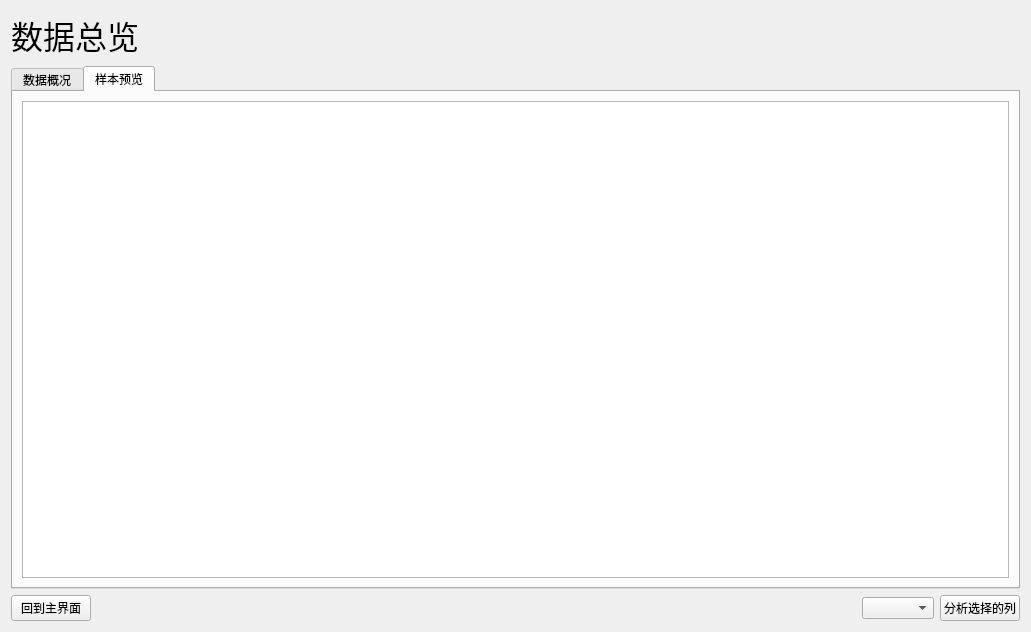
<?xml version="1.0" encoding="UTF-8"?>
<ui version="4.0">
 <class>ui_overview</class>
 <widget class="QWidget" name="ui_overview">
  <property name="geometry">
   <rect>
    <x>0</x>
    <y>0</y>
    <width>1031</width>
    <height>632</height>
   </rect>
  </property>
  <property name="windowTitle">
   <string>Form</string>
  </property>
  <layout class="QVBoxLayout" name="verticalLayout">
   <item>
    <widget class="QLabel" name="label">
     <property name="text">
      <string>&lt;html&gt;&lt;head/&gt;&lt;body&gt;&lt;p&gt;&lt;span style=&quot; font-size:24pt;&quot;&gt;数据总览&lt;/span&gt;&lt;/p&gt;&lt;/body&gt;&lt;/html&gt;</string>
     </property>
    </widget>
   </item>
   <item>
    <widget class="QTabWidget" name="table_data_preview">
     <property name="currentIndex">
      <number>1</number>
     </property>
     <widget class="QWidget" name="tab_info">
      <attribute name="title">
       <string>数据概况</string>
      </attribute>
      <layout class="QVBoxLayout" name="verticalLayout_2">
       <item>
        <widget class="QTextEdit" name="text_info">
         <property name="readOnly">
          <bool>true</bool>
         </property>
        </widget>
       </item>
      </layout>
     </widget>
     <widget class="QWidget" name="tab_preview">
      <attribute name="title">
       <string>样本预览</string>
      </attribute>
      <layout class="QVBoxLayout" name="verticalLayout_3">
       <item>
        <widget class="QTableWidget" name="table_preview"/>
       </item>
      </layout>
     </widget>
    </widget>
   </item>
   <item>
    <layout class="QHBoxLayout" name="horizontalLayout">
     <item>
      <widget class="QPushButton" name="btn_back_home">
       <property name="text">
        <string>回到主界面</string>
       </property>
      </widget>
     </item>
     <item>
      <spacer name="horizontalSpacer">
       <property name="orientation">
        <enum>Qt::Horizontal</enum>
       </property>
       <property name="sizeHint" stdset="0">
        <size>
         <width>10</width>
         <height>25</height>
        </size>
       </property>
      </spacer>
     </item>
     <item>
      <widget class="QComboBox" name="combo_column_choose"/>
     </item>
     <item>
      <widget class="QPushButton" name="btn_to_analyse">
       <property name="text">
        <string>分析选择的列</string>
       </property>
      </widget>
     </item>
    </layout>
   </item>
  </layout>
 </widget>
 <resources/>
 <connections/>
</ui>
